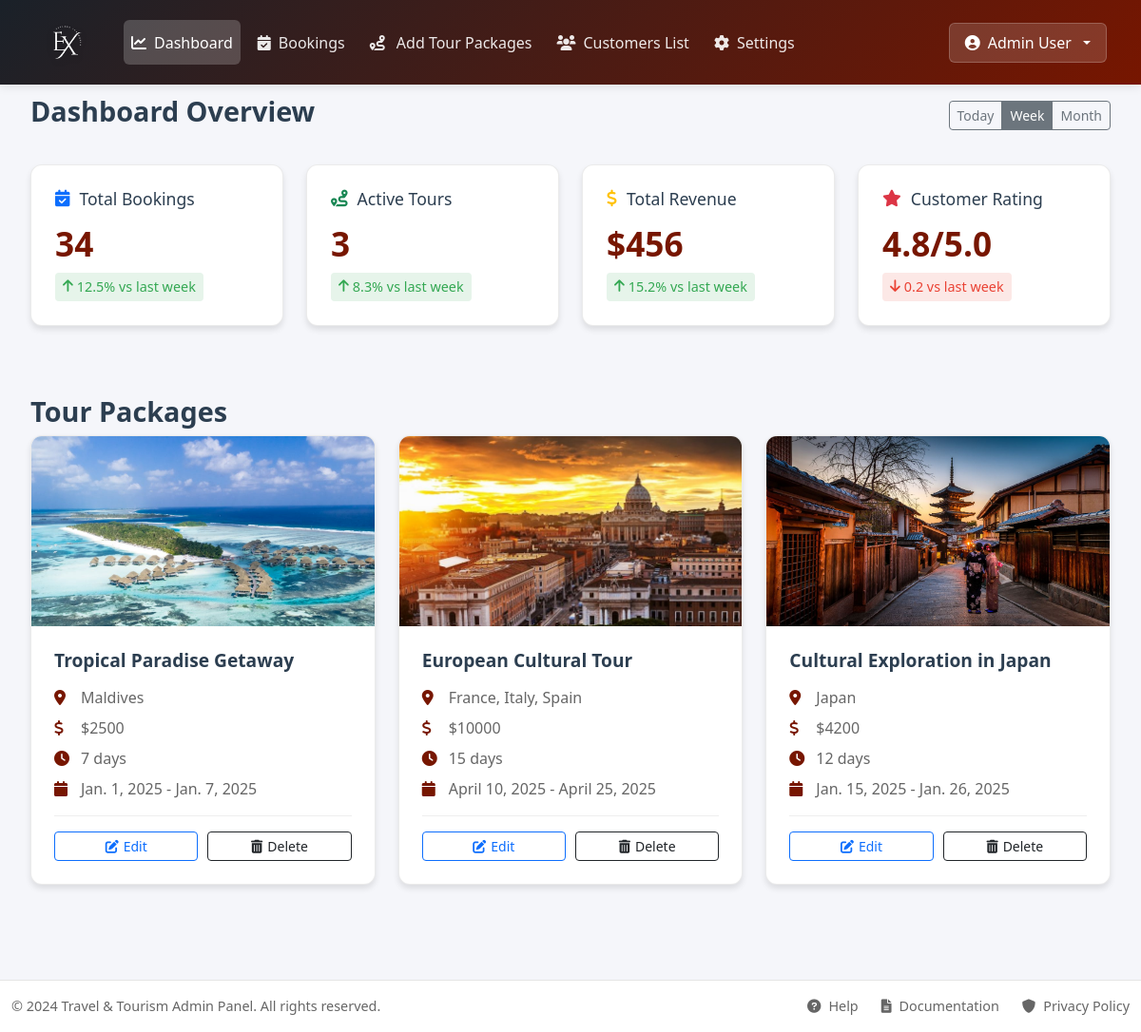
The page /admin_home (signed in) on the database as committed earlier.
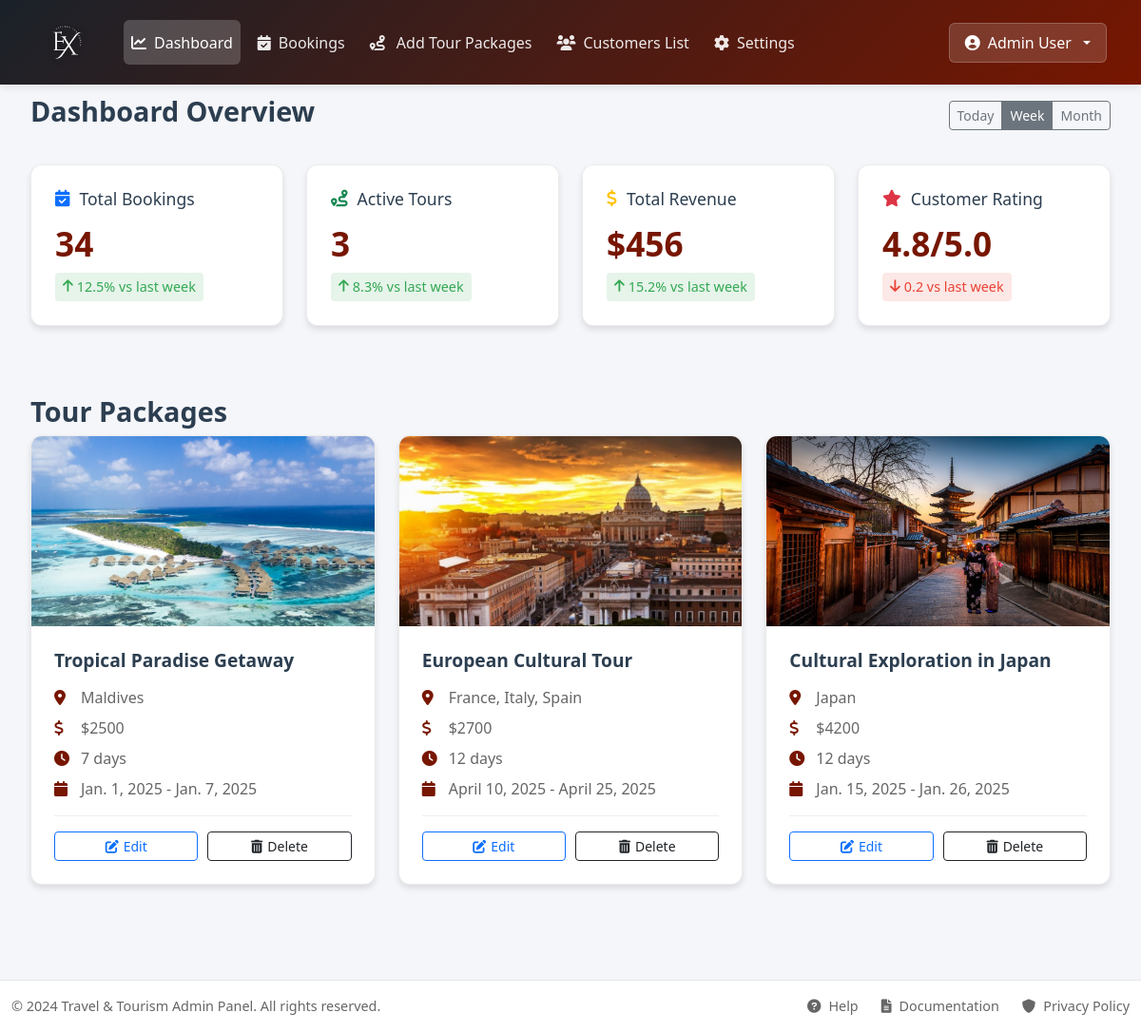
The same page on the database as committed later.
### app/models.py (models this page shows)
class TourPackage(models.Model):
    package_name = models.CharField(max_length=255)  # Package Name
    destination = models.CharField(max_length=255)  # Destination
    duration_days = models.PositiveIntegerField()  # Duration in days
    price = models.PositiveIntegerField()  # Price
    rating = models.FloatField()  # Rating
    description = models.TextField()  # Description
    image = models.FileField()
    max_capacity = models.PositiveIntegerField()  # Maximum Capacity
    start_date = models.DateField()  # Start Date
    end_date = models.DateField()  # End Date
    accommodation = models.BooleanField(default=False)  # Accommodation
    meals = models.BooleanField(default=False)  # Meals
    transport = models.BooleanField(default=False)  # Transport

### app/views.py (the view)
# urls.py: path('admin_home',views.admin_home),
def admin_home(request):
    if 'admin' in request.session:
        packages = TourPackage.objects.all()
        total_bookings = 34  # Example: Replace with actual calculation
        active_tours = packages.count()  # Total number of active tours
        total_revenue = 456  # Example: Replace with actual revenue calculation
        customer_rating = 4.8  # Example: Replace with actual rating
        context = {
            'packages': packages,
            'total_bookings': total_bookings,
            'active_tours': active_tours,
            'total_revenue': total_revenue,
            'customer_rating': customer_rating,
        }
        return render(request, 'admin/home.html', context)
    else:
        return redirect(log)  # Redirect to login if not an admin

### templates/admin/home.html (shortened to what the changed rows need)
<!DOCTYPE html>
<html lang="en">
<head>
    <link href="https://cdn.jsdelivr.net/npm/bootstrap@5.3.0/dist/css/bootstrap.min.css" rel="stylesheet">
    <link href="https://cdnjs.cloudflare.com/ajax/libs/font-awesome/6.0.0/css/all.min.css" rel="stylesheet">
    {% load static %}
    <link rel="stylesheet" href="{% static 'css/admin/home.css' %}">
</head>
<body>
    <div class="main-content">
        <div class="container-fluid">
            <div class="row">
                <div class="col-xl-3 col-md-6">
                    <div class="dashboard-card">
                        <h2>{{ total_bookings }}</h2>
                    </div>
                </div>
                <div class="col-xl-3 col-md-6">
                    <div class="dashboard-card">
                        <h2>{{ active_tours }}</h2>
                    </div>
                </div>
                <div class="col-xl-3 col-md-6">
                    <div class="dashboard-card">
                        <h2>${{ total_revenue }}</h2>
                    </div>
                </div>
                <div class="col-xl-3 col-md-6">
                    <div class="dashboard-card">
                        <h2>{{ customer_rating }}/5.0</h2>
                    </div>
                </div>
            </div>
            <div class="tour-packages-section mt-5 mb-5">
                <div class="row g-4">
                    {% for package in packages %}
                    <div class="col-12 col-md-6 col-lg-4">
                        <div class="package-card">
                            <div class="package-image">
                                {% if package.image %}
                                    <img src="{{ package.image.url }}" alt="{{ package.package_name }}" class="img-fluid">
                                {% else %}
                                    <img src="/api/placeholder/400/250" alt="placeholder" class="img-fluid">
                                {% endif %}
                            </div>
                            <div class="package-details">
                                <h5 class="package-title">{{ package.package_name }}</h5>
                                <div class="package-info">
                                    <p><i class="fas fa-map-marker-alt"></i> {{ package.destination }}</p>
                                    <p><i class="fas fa-dollar-sign"></i> ${{ package.price }}</p>
                                    <p><i class="fas fa-clock"></i> {{ package.duration_days }} days</p>
                                    <p><i class="fas fa-calendar"></i> {{ package.start_date }} - {{ package.end_date }}</p>
                                </div>
                                <div class="package-actions">
                                    <a href="edit_tour/{{package.id}}" class="btn btn-outline-primary btn-sm edit-package">
                                        <i class="fas fa-edit"></i> Edit
                                    </a>
                                    <a href="{% url 'delete_tour' package.id %}" class="btn btn-outline-dark btn-sm" onclick="return confirm('Are you sure you want to delete this Product?');">
                                        <i class="fas fa-trash-alt"></i> Delete
                                    </a>
                                </div>
                            </div>
                        </div>
                    </div>
                    {% empty %}
                    <div class="col-12">
                        <div class="alert alert-info">
                            No packages available
                        </div>
                    </div>
                    {% endfor %}
                </div>
            </div>
        </div>
    </div>
</body>
</html>

Rows that differ between the two databases and show on the page:
changed TourPackage "European Cultural Tour": price "10000" → "2700"; duration_days "15" → "12"
